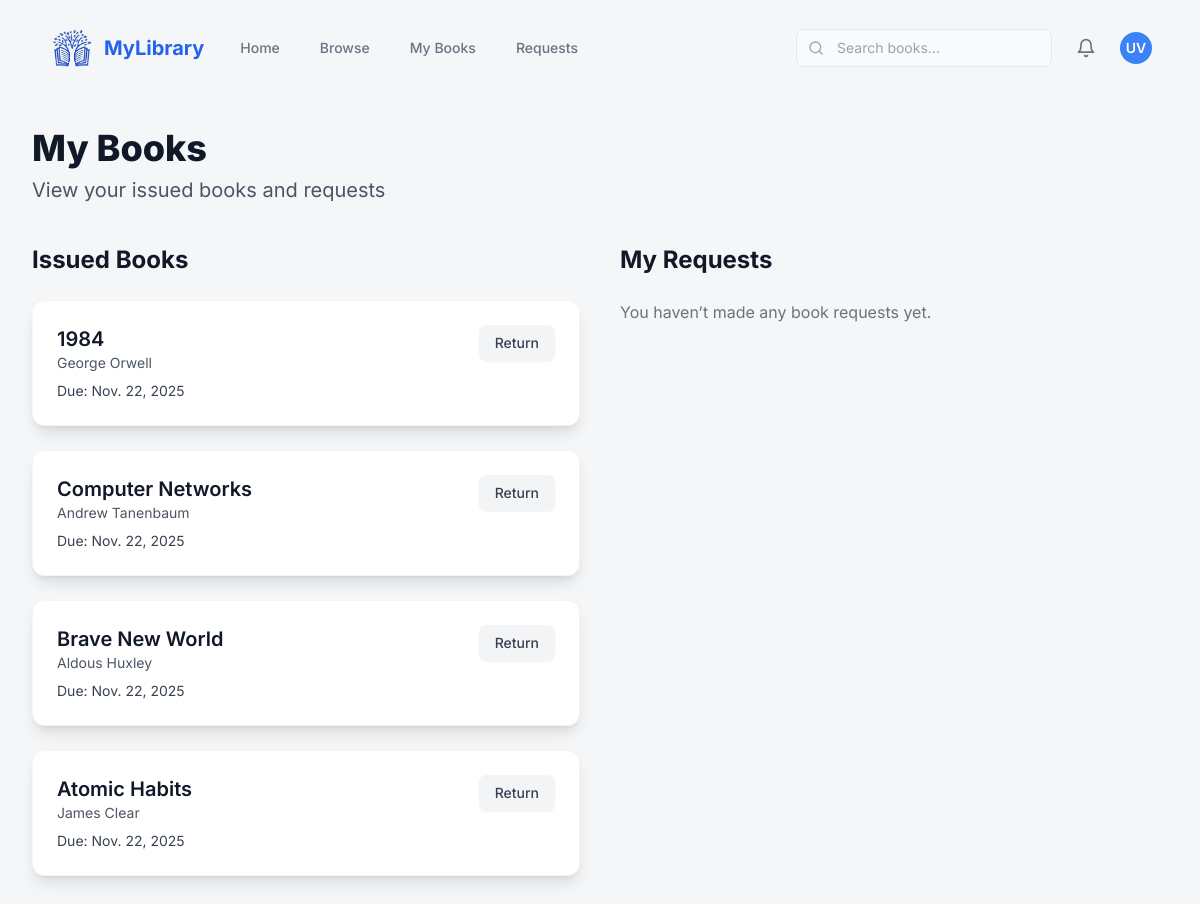
The page /user/my-books (signed in) on the database as committed earlier.
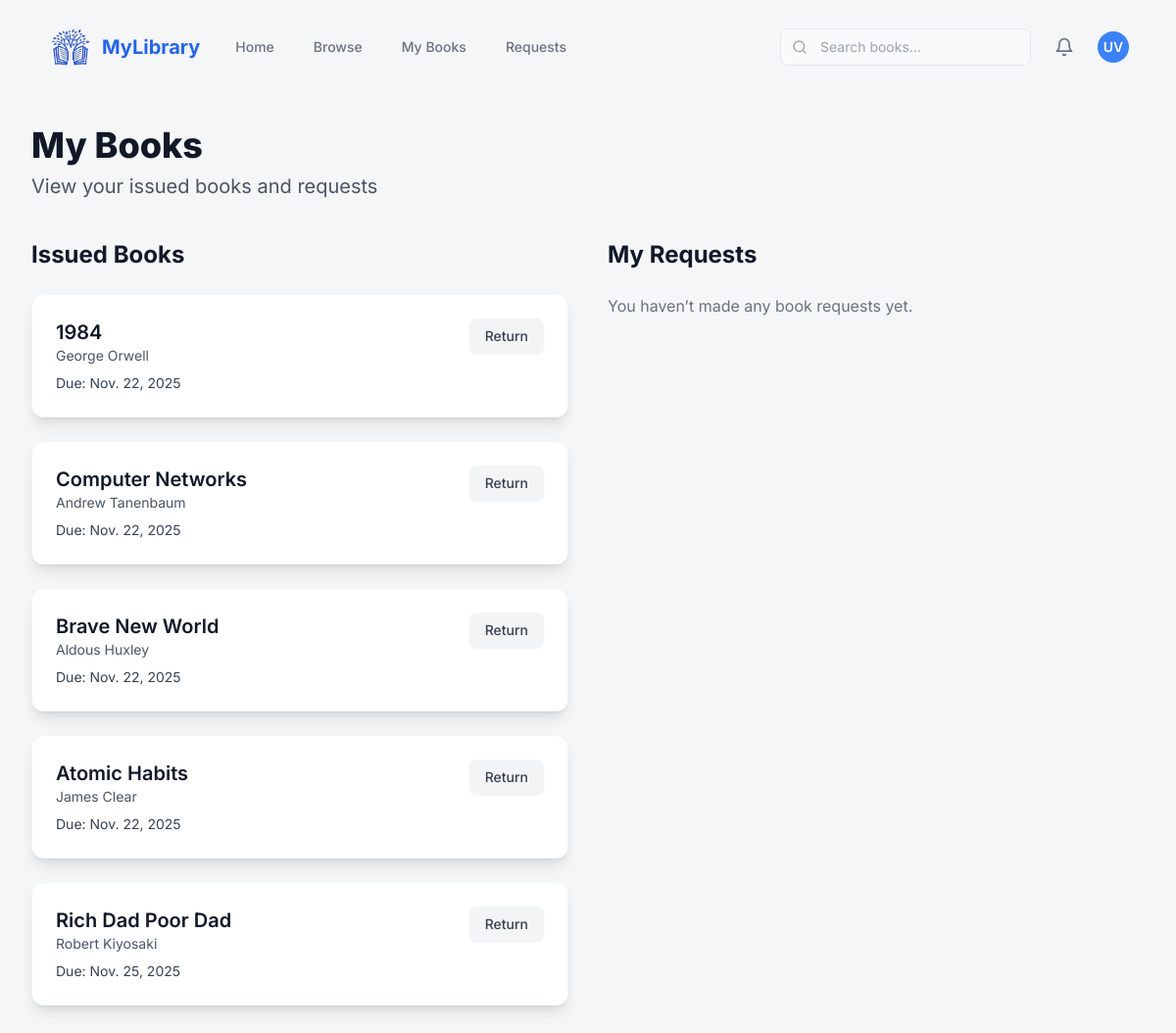
The same page on the database as committed later.
### library_db/models.py (models this page shows, shortened)
class IssueRecord(models.Model):
    STATUS_CHOICES = [
        ('issued', 'Issued'),
        ('returned', 'Returned'),
        ('overdue', 'Overdue'),
    ]
    issue_id = models.AutoField(primary_key=True)
    user = models.ForeignKey(settings.AUTH_USER_MODEL, on_delete=models.CASCADE, related_name='issues')
    book = models.ForeignKey(Book, on_delete=models.CASCADE, related_name='issues')
    issue_date = models.DateField()
    due_date = models.DateField()
    return_date = models.DateField(blank=True, null=True)
    status = models.CharField(max_length=20, choices=STATUS_CHOICES)

class Book(models.Model):
    book_id = models.AutoField(primary_key=True)
    isbn = models.CharField(max_length=20, unique=True)
    title = models.CharField(max_length=255)
    author = models.CharField(max_length=100)
    genre = models.ManyToManyField(Genre, related_name='books')
    language = models.ForeignKey(Language, on_delete=models.CASCADE, related_name='books', null=True)
    description = models.TextField(blank=True, null=True)
    image_url = models.URLField(max_length=500, blank=True, null=True)
    total_copies = models.IntegerField()
    available_copies = models.IntegerField()
    def genre_display(self):
      return ', '.join(genre.genre_name for genre in self.genre.all())
    genre_display.short_description = 'Genres'

### LMS/views.py (the view)
# urls.py: path('user/my-books', views.user_my_books, name='user_my_books'),
@login_required
def user_my_books(request):
    issued_books = IssueRecord.objects.filter(user__email =request.user.email).select_related('book')
    user_request = Request.objects.filter(user=request.user).select_related('book')
    context = {
        'issued_books': issued_books,
        'user_request': user_request,
    }
    return render(request, 'users/books.html', context)

### templates/users/books.html (shortened to what this page needs)
{% include "index.html" %}
{% block content %}
<main class="max-w-7xl mx-auto px-4 sm:px-6 lg:px-8 py-8">
    <header class="mb-10">
        <h1 class="text-4xl font-extrabold text-gray-900 mb-2">My Books</h1>
        <p class="text-xl text-gray-600">View your issued books and requests</p>
    </header>
    <div class="grid grid-cols-1 lg:grid-cols-2 gap-10">
        <div>
            <h2 class="text-2xl font-bold text-gray-900 mb-6">Issued Books</h2>
            {% if issued_books %}
                {% for record in issued_books %}
                <div class="bg-white p-6 rounded-xl shadow-lg border border-gray-100 mb-6 flex justify-between items-start">
                    <div>
                        <p class="text-xl font-semibold text-gray-900">{{ record.book.title }}</p>
                        <p class="text-sm text-gray-600 mb-2">{{ record.book.author }}</p>
                        <p class="text-sm text-gray-700">Due: {{ record.due_date }}</p>
                    </div>
                    <button
                        class="py-2 px-4 text-sm
                               {% if record.status == 'overdue' %}
                                   bg-red-600 text-white hover:bg-red-700
                               {% else %}
                                   bg-gray-100 text-gray-700 hover:bg-gray-200
                               {% endif %}
                               font-medium rounded-lg transition duration-150 shadow-sm">
                        Return
                    </button>
                </div>
                {% endfor %}
            {% else %}
                <p class="text-gray-500">You haven’t issued any books yet.</p>
            {% endif %}
        </div>
        <div>
            <h2 class="text-2xl font-bold text-gray-900 mb-6">My Requests</h2>
            {% if my_requests %}
                {% for req in my_requests %}
                <div class="bg-white p-6 rounded-xl shadow-lg border border-gray-100 mb-6 flex justify-between items-start">
                    <div>
                        <p class="text-xl font-semibold text-gray-900">{{ req.book.title }}</p>
                        <p class="text-sm text-gray-600 mb-2">{{ req.book.author }}</p>
                        <p class="text-sm text-gray-700">Requested on {{ req.request_date }}</p>
                    </div>
                    {% if req.status == "pending" %}
                        <span class="bg-yellow-100 text-yellow-700 text-xs font-bold px-3 py-1 rounded-full shadow-sm">Pending</span>
                    {% elif req.status == "approved" %}
                        <span class="bg-green-100 text-green-700 text-xs font-bold px-3 py-1 rounded-full shadow-sm">Approved</span>
                    {% else %}
                        <span class="bg-red-100 text-red-700 text-xs font-bold px-3 py-1 rounded-full shadow-sm">Rejected</span>
                    {% endif %}
                </div>
                {% endfor %}
            {% else %}
                <p class="text-gray-500">You haven’t made any book requests yet.</p>
            {% endif %}
        </div>
    </div>
</main>
{% endblock %}

Rows that differ between the two databases and show on the page:
added IssueRecord: book "Rich Dad Poor Dad", book.author "Robert Kiyosaki", due_date "Nov. 25, 2025"
